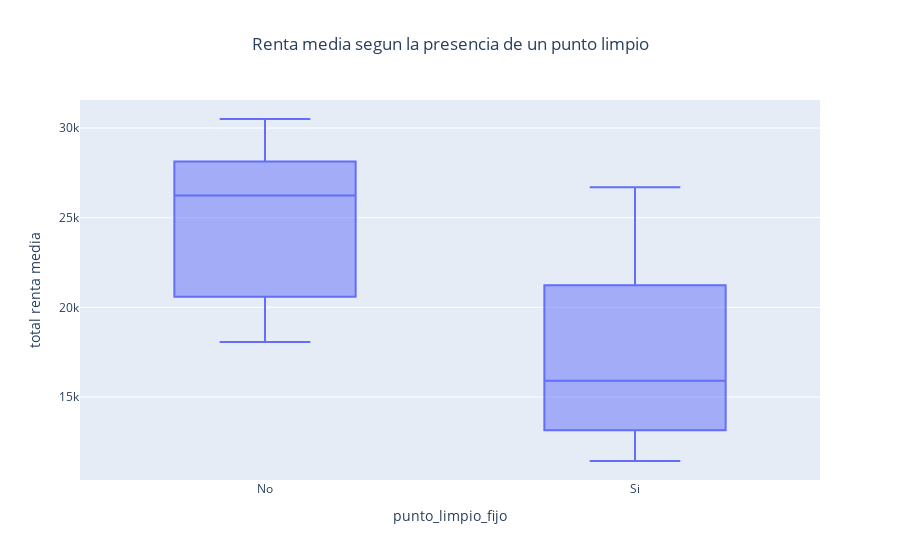

The notebook cell saved with this chart:
### Code cell
import plotly.express as px

fig = px.box(df_distritos_sorted,
             x="punto_limpio_fijo",
             y="total renta media",
             
             title="Renta media segun la presencia de un punto limpio",
             labels={"presencia de un punto limpio": "Punto Limpio ?", "renta_media": "Renta media (€)"})
fig.update_layout(title_x=0.5)
fig.show()

### Figure 1 — Plotly figure (JSON) as saved in the notebook; plotly's stock layout.template omitted (floating-point values rounded to 4 significant figures)
{"data": [{"alignmentgroup": "True", "hovertemplate": "punto_limpio_fijo=%{x}<br>total renta media=%{y}<extra></extra>", "legendgroup": "", "marker": {"color": "#636efa"}, "name": "", "notched": false, "offsetgroup": "", "orientation": "v", "showlegend": false, "type": "box", "x": ["No", "No", "No", "Si", "No", "Si", "Si", "Si", "Si", "No", "No", "Si", "Si", "Si", "Si", "Si", "Si", "Si", "Si", "Si", "Si"], "x0": " ", "xaxis": "x", "y": [30506, 28140, 27076, 26694, 25407, 21947, 21766, 21383, 20788, 20587, 18062, 17808, 16437, 15902, 14832, 14375, 14274, 12764, 11563, 11452, 11430], "y0": " ", "yaxis": "y"}], "layout": {"boxmode": "group", "legend": {"tracegroupgap": 0}, "title": {"text": "Renta media segun la presencia de un punto limpio", "x": 0.5}, "xaxis": {"anchor": "y", "domain": [0, 1], "title": {"text": "punto_limpio_fijo"}}, "yaxis": {"anchor": "x", "domain": [0, 1], "title": {"text": "total renta media"}}}}
